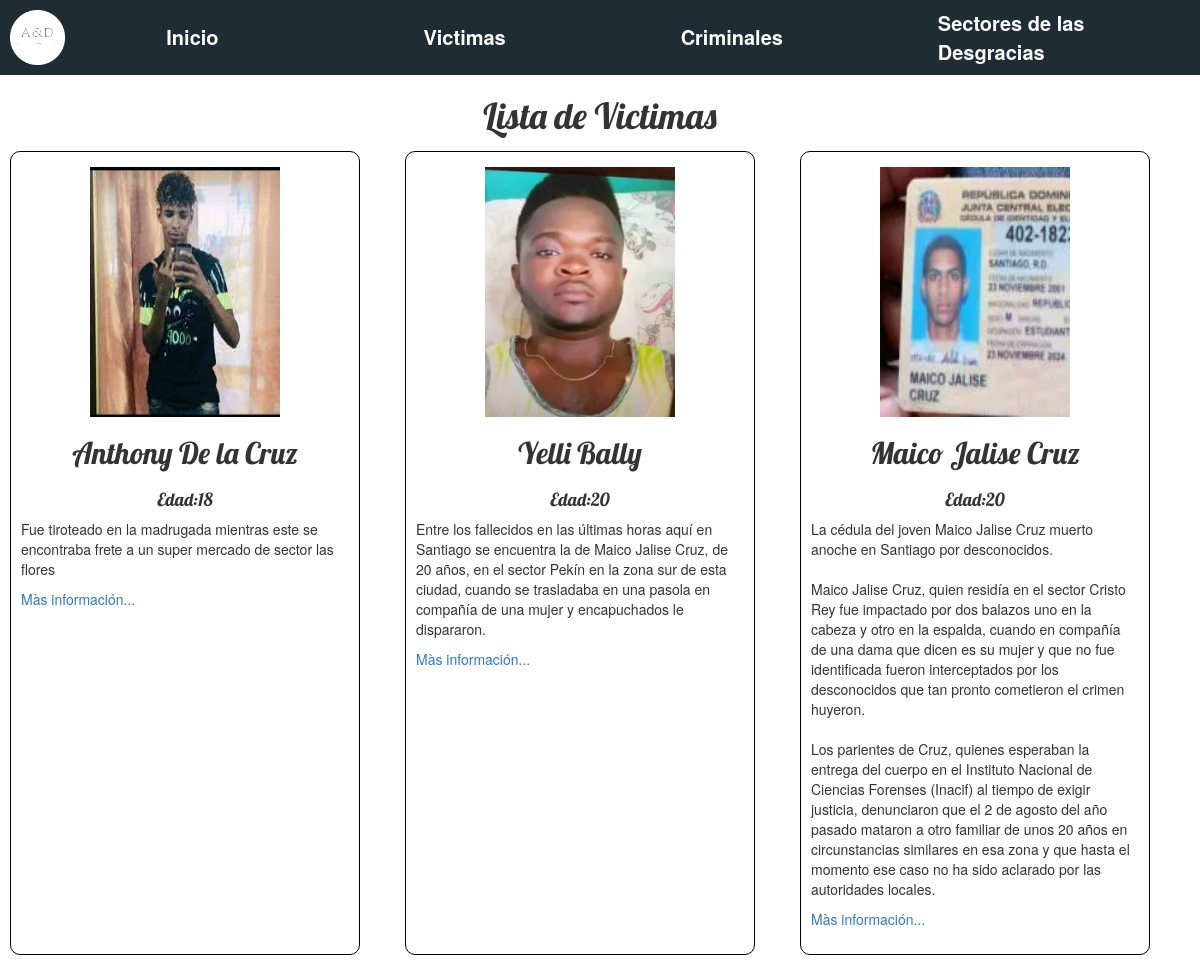
The app's page /victimas with its own data.
### informes/models.py (models this page shows, shortened)
class victim(models.Model):
		id_crimes = models.ForeignKey(crime, on_delete=models.CASCADE)
		victim = models.AutoField(primary_key=True)
		name = models.CharField(max_length=40)
		year = models.IntegerField()
		detail= models.TextField(blank=True)
		img = models.ImageField(blank=True, upload_to='images/')

### informes/views.py (the view)
# urls.py: path('victimas', views.victim_list, name='Victimas'),
def victim_list(request):
	victims = victim.objects.raw("SELECT b.victim,b.name,b.year ,b.detail,b.img,a.id FROM informes_crime  AS a left JOIN informes_victim AS b  group by b.victim")
	return render(request, 'blog/Victimas.html', {'victimas': victims})

### informes/templates/blog/Victimas.html
{% extends 'blog/base.html' %}
{% block title %}
    <h1>Lista de Victimas</h1>
{% endblock %}
{% block content %}
    {% for victima in victimas %}
        <div class="Victimas">
            <div class="info_general">
                <img id="Imagen" src="/media/{{ victima.img }}" alt="Articulo">
                <h2>{{ victima.name}}</h2>
                {% if victima.year %}
                    <h4>Edad:{{ victima.year}}</h4>
                {% endif %}
            </div>
            <p>{{ victima.detail |linebreaksbr }}</p>
            <p><a href="{% url 'Crimen' pk=victima.id %}"> Màs información...</a></p>
        </div>
    {% endfor %}
{% endblock %}

### informes/static/css/blog.css (style rules this page uses)
body { margin: 0px; scroll-behavior: smooth; overflow-y: scroll !important; }
h1 { text-align: center; }
h1, h2, h3, h4 { font-family: 'Lobster', cursive; }
.Victimas { max-width: 350px; padding: 15px 10px; border-radius: 10px; border: 1px solid #000; text-align: left; }
.info_general { display: flex; flex-direction: column; align-items: center; justify-content: center; }
.Victimas img { width: 190px; height: 250px; }

### records on screen
victim: img (picture), name "Anthony De la Cruz", year "18", detail "Fue tiroteado en la madrugada mientras este se encontraba frete a un super mercado de sector las flores"
victim: img (picture), name "Yelli Bally", year "20", detail "Entre los fallecidos en las últimas horas aquí en Santiago se encuentra la de Maico Jalise Cruz, de 20 años, en el sector Pekín en la zona sur de esta ciudad, cuando se trasladaba en una pasola en compañía de una mujer y encapuchados le dispararon."
victim: img (picture), name "Maico Jalise Cruz", year "20", detail "La cédula del joven Maico Jalise Cruz muerto anoche en Santiago por desconocidos. Maico Jalise Cruz, quien residía en el sector Cristo Rey fue impactado por dos balazos uno en la cabeza y otro en la espalda, cuando en compañía de una dama que dicen es su mujer y que no fue identificada fueron interceptados por los desconocidos que tan pronto cometieron el crimen huyeron. Los parientes de Cruz, quienes esperaban la entrega del cuerpo en el Instituto Nacional de Ciencias Forenses (Inacif) al tiempo de exigir justicia, denunciaron que el 2 de agosto del año pasado mataron a otro familiar de unos 20 años en circunstancias similares en esa zona y que hasta el momento ese caso no ha sido aclarado…"
